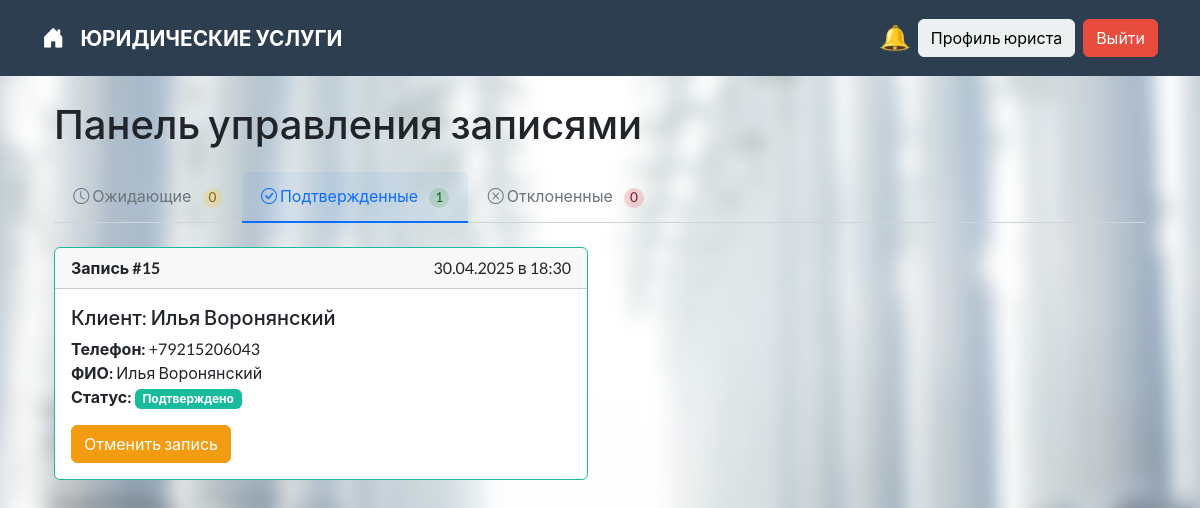
/appointments/lawyer_dashboard/?status=approved (signed in), run on the app's committed database.
### appointments/models.py (models this page shows, shortened)
class Appointment(models.Model):
    STATUS_CHOICES = [
        ('Pending', 'Ожидает подтверждения'),
        ('Approved', 'Подтверждено'),
        ('Rejected', 'Отклонено'),
    ]
    client = models.ForeignKey(
        settings.AUTH_USER_MODEL,
        on_delete=models.CASCADE,
        related_name='client_appointments',
        verbose_name="Клиент"
    )
    lawyer = models.ForeignKey(
        settings.AUTH_USER_MODEL,
        on_delete=models.CASCADE,
        related_name='lawyer_appointments',
        verbose_name="Юрист"
    )
    date = models.DateTimeField(
        "Дата и время",
        help_text="Дата и время записи"
    )
    status = models.CharField(
        "Статус",
        max_length=10,
        choices=STATUS_CHOICES,
        default='Pending'
    )
    created_at = models.DateTimeField(
        "Создано",
        auto_now_add=True
    )
    updated_at = models.DateTimeField(
        "Обновлено",
        auto_now=True
    )
    class Meta:
        verbose_name = "Запись"
        verbose_name_plural = "Записи"
        ordering = ['-date']
        constraints = [
            models.UniqueConstraint(
                fields=['lawyer', 'date'],
                name='unique_appointment'
            )
        ]
    def get_status_display(self):
        return dict(self.STATUS_CHOICES)[self.status]

### accounts/models.py (models this page shows, shortened)
class CustomUser(AbstractUser):
    username = None
    email = models.EmailField(
        "Email",
        unique=True,
        validators=[
            RegexValidator(
                regex=r'^[\w.%+-]+@[A-Za-z0-9.-]+\.[A-Za-z]{2,}$',
                message="Некорректный формат email"
            )
        ]
    )
    full_name = models.CharField("ФИО", max_length=150)
    phone = models.CharField(
        "Телефон",
        max_length=20,
        unique=True,
        validators=[
            RegexValidator(
                regex=r'^\+?7?\d{10}$',
                message="Телефон должен быть в формате +7XXXXXXXXXX"
            )
        ]
    )
    groups = models.ManyToManyField(
        Group,
        blank=True,
        help_text='The groups this user belongs to. A user will get all permissions granted to each of their groups.',
        verbose_name='groups'
    )
    user_permissions = models.ManyToManyField(
        Permission,
        blank=True,
        help_text='Specific permissions for this user.',
        verbose_name='user permissions'
    )
    USERNAME_FIELD = 'email'
    REQUIRED_FIELDS = ['full_name', 'phone']
    objects = CustomUserManager()

### appointments/views.py (the view)
# urls.py: path('lawyer_dashboard/', views.lawyer_dashboard, name='lawyer_dashboard'),
@login_required
def lawyer_dashboard(request):
    if not request.user.is_staff:
        messages.error(request, "Доступ запрещен. Вы не являетесь юристом.")
        return redirect('home')
    status = request.GET.get('status', 'pending')
    status_map = {
        'pending': 'Pending',
        'approved': 'Approved',
        'rejected': 'Rejected'
    }
    base_appointments = Appointment.objects.select_related('client', 'client__lawyerprofile').filter(lawyer=request.user)
    pending_count = base_appointments.filter(status='Pending').count()
    approved_count = base_appointments.filter(status='Approved').count()
    rejected_count = base_appointments.filter(status='Rejected').count()
    current_status = status_map.get(status, 'pending')
    appointments = base_appointments.filter(status=current_status).order_by('-date')
    context = {
        'appointments': appointments,
        'status': status,
        'pending_count': pending_count,
        'approved_count': approved_count,
        'rejected_count': rejected_count,
    }
    return render(request, 'appointments/lawyer_dashboard.html', context)

### context_processors.py (called while the page is built)
def lawyer_notifications(request):
    from appointments.models import Appointment  # avoid circular imports
    if request.user.is_authenticated and hasattr(request.user, 'lawyerprofile'):
        count = Appointment.objects.filter(lawyer=request.user, status="Pending").count()
        return {'pending_appointments_count': count}
    return {}

### templates/appointments/lawyer_dashboard.html (shortened to what this page needs)
{% extends 'base.html' %}
{% block content %}
<div class="container mt-4">
    <h2 class="mb-4">Панель управления записями</h2>
    <ul class="nav nav-tabs mb-4">
        <li class="nav-item">
            <a class="nav-link {% if status == 'pending' %}active{% endif %}" href="?status=pending">
                <i class="bi bi-clock"></i> Ожидающие
                <span class="status-count pending">{{ pending_count }}</span>
            </a>
        </li>
        <li class="nav-item">
            <a class="nav-link {% if status == 'approved' %}active{% endif %}" href="?status=approved">
                <i class="bi bi-check-circle"></i> Подтвержденные
                <span class="status-count approved">{{ approved_count }}</span>
            </a>
        </li>
        <li class="nav-item">
            <a class="nav-link {% if status == 'rejected' %}active{% endif %}" href="?status=rejected">
                <i class="bi bi-x-circle"></i> Отклоненные
                <span class="status-count rejected">{{ rejected_count }}</span>
            </a>
        </li>
    </ul>
    <div class="row">
        {% for appointment in appointments %}
        <div class="col-md-6 mb-4">
            <div class="card {% if appointment.status == 'Pending' %}border-warning{% elif appointment.status == 'Approved' %}border-success{% else %}border-danger{% endif %}">
                <div class="card-header">
                    <strong>Запись #{{ appointment.id }}</strong>
                    <span class="float-end">
                        {{ appointment.date|date:"d.m.Y" }} в {{ appointment.date|date:"H:i" }}
                    </span>
                </div>
                <div class="card-body">
                    <h5 class="card-title">Клиент: {{ appointment.client.full_name }}</h5>
                    <p class="card-text">
                        <strong>Телефон:</strong> {{ appointment.client.phone|default:"Не указан" }}<br>
                        <strong>ФИО:</strong> {{ appointment.client.full_name|default:"Не указано" }}<br>
                        <strong>Статус:</strong>
                        <span class="badge {% if appointment.status == 'Pending' %}bg-warning{% elif appointment.status == 'Approved' %}bg-success{% else %}bg-danger{% endif %}">
                            {{ appointment.get_status_display }}
                        </span>
                    </p>
                    {% if appointment.status == 'Pending' %}
                    <div class="btn-group">
                        <form method="post" action="{% url 'appointments:update_status' appointment.id %}" class="d-inline">
                            {% csrf_token %}
                            <input type="hidden" name="status" value="Approved">
                            <button type="submit" class="btn btn-success me-2">Подтвердить</button>
                        </form>
                        <form method="post" action="{% url 'appointments:update_status' appointment.id %}" class="d-inline">
                            {% csrf_token %}
                            <input type="hidden" name="status" value="Rejected">
                            <button type="submit" class="btn btn-danger">Отклонить</button>
                        </form>
                    </div>
                    {% elif appointment.status == 'Approved' %}
                    <form method="post" action="{% url 'appointments:update_status' appointment.id %}" class="d-inline">
                        <button type="submit" class="btn btn-warning">Отменить запись</button>
                    </form>
                    {% endif %}
                </div>
            </div>
        </div>
        {% empty %}
        <div class="col-12">
            <div class="alert alert-info">
                Нет записей в этой категории
            </div>
        </div>
        {% endfor %}
    </div>
</div>
{% endblock %}

### static/styles.css (style rules this page uses)
body { position: relative; z-index: 0; }
body::before { content: ""; position: fixed; top: 0; left: 0; right: 0; bottom: 0; background: url('lawyer_system/static/images/123.avif') no-repeat center center; background-size: cover; transform: scale(1.1); filter: blur(8px); z-index: -1; }

### templates/appointments/lawyer_dashboard.html (style rules this page uses)
.nav-tabs .nav-link { position: relative; padding: 0.8rem 1.2rem; color: #6c757d; transition: all 0.2s ease; border: none; border-bottom: 2px solid transparent; }
.nav-tabs .nav-link.active { color: #0d6efd; border-color: #0d6efd; background-color: rgba(13,110,253,0.05); }
.status-count { display: inline-flex; align-items: center; justify-content: center; min-width: 20px; height: 20px; padding: 0 6px; margin-left: 8px; font-size: 0.85rem; font-weight: 500; border-radius: 10px; }
.status-count.pending { background-color: rgba(255, 193, 7, 0.2); color: #856404; }
.status-count.approved { background-color: rgba(40, 167, 69, 0.2); color: #155724; }
.status-count.rejected { background-color: rgba(220, 53, 69, 0.2); color: #721c24; }

### data on the page
Appointment: id "15", date "30.04.2025", date "18:30", client.full_name "Илья Воронянский", client.phone "+79215206043", status "Подтверждено", shows "Отменить запись"

### other printed values
{{ pending_count }} "0"
{{ approved_count }} "1"
{{ rejected_count }} "0"
